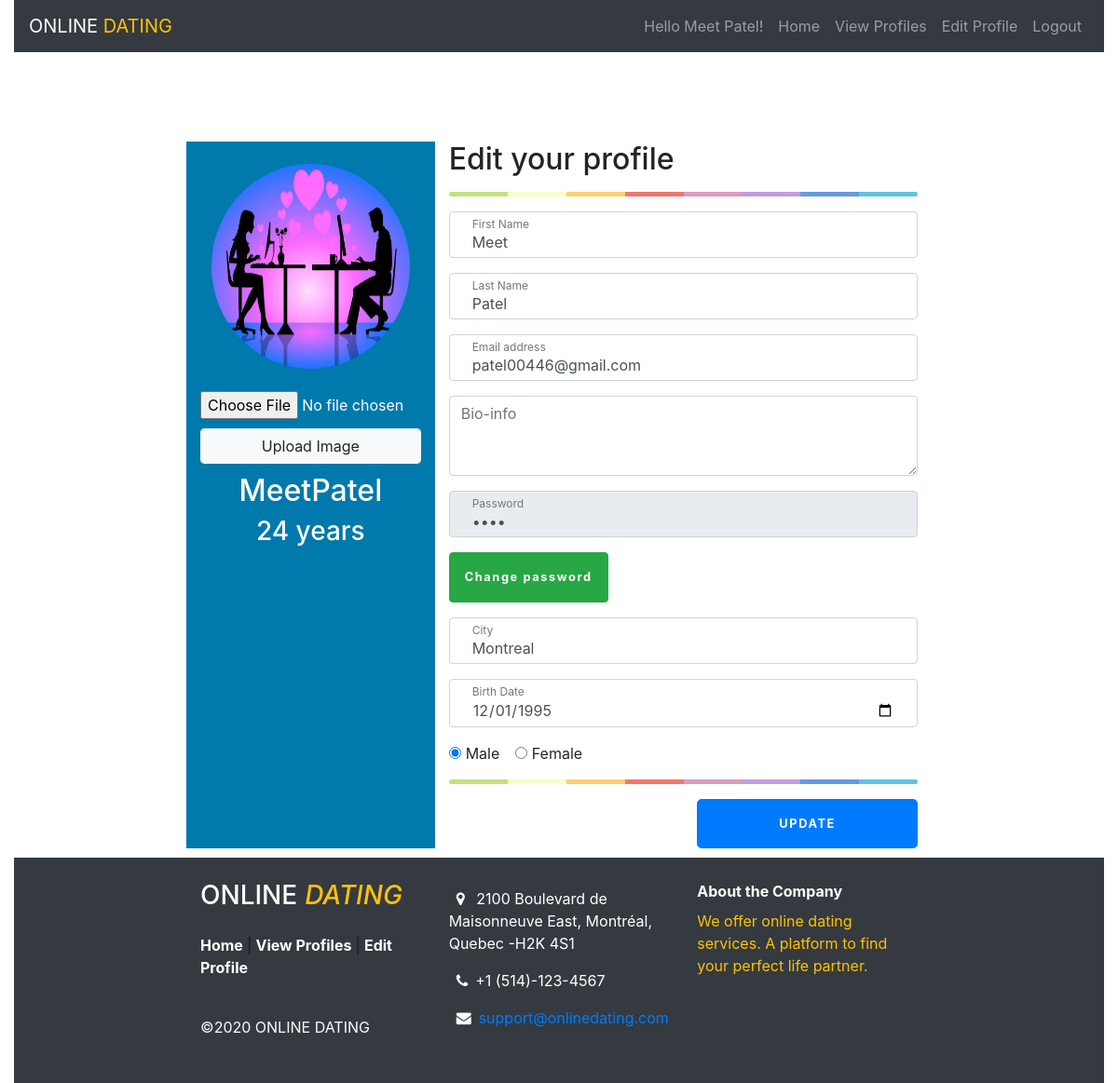
/edit-profile.php (signed in), run on the app's committed database.
### tables this page shows
CREATE TABLE `profile` (
  `id` int(50) NOT NULL,
  `email` varchar(500) NOT NULL,
  `password` varchar(500) NOT NULL,
  `firstName` varchar(50) NOT NULL,
  `lastName` varchar(50) NOT NULL,
  `city` varchar(50) NOT NULL,
  `bio` varchar(500) NOT NULL,
  `birthDate` date NOT NULL,
  `gender` varchar(50) NOT NULL,
  `imgUrl` text NOT NULL,
  `user_role` text NOT NULL,
  `created_date` datetime NOT NULL DEFAULT current_timestamp(),
  `modified_date` datetime DEFAULT NULL
);

### helper/helperFunctions.php (called while the page is built, shortened)
<?php
function IsVariableIsSetOrEmpty($variableToCheck): bool
{
    return false;
}

### edit-profile.php (the view, shortened to what this page needs)
<?php
include("./helper/helperFunctions.php");
$connection = getConnection();
$errors = array();
$firstName = '';
$lastName = '';
$email = '';
$city = '';
$password = '';
$birthDate = '';
$bio = '';
$gender = '';
$image = '';
if ($_SESSION['userId']) {
    $userId = $_SESSION['userId'];
    $query = "SELECT * from profile WHERE id = '$userId'";
    $stmt = $connection->prepare($query);
    $stmt->execute();
    $count = $stmt->rowCount();
    $row = $stmt->fetch(PDO::FETCH_ASSOC);
    if ($count === 0 || $row <= 2) {
        array_push($errors, 'Error fetching Data');
    } else {
        $firstName = $row['firstName'];
        $password = $row['password'];
        $lastName = $row['lastName'];
        $email = $row['email'];
        $bio = $row['bio'];
        $city = $row['city'];
        $birthDate = $row['birthDate'];
        $gender = $row['gender'];
        $image = $row['imgUrl'];
        $birthday = new DateTime($row["birthDate"]);
        $today = new Datetime(date('y-d-m'));
        $diff = $today->diff($birthday);
    }
}
?>
<!doctype html>
<html lang="en">
<head>
    <?php include("./includes/header.php") ?>
    <link href="./css/style.css" rel="stylesheet" type="text/css">
</head>
<body>
<div class="container-fluid wrapper">
    <?php
    include("./includes/nav-bar.php")
    ?>
    <div class="container">
        <br>
        <br>
        <div class="row" id="main">
            <div class="col-md-4 well" id="leftPanel">
                <div class="row">
                    <div class="col-md-12">
                        <br>
                        <img src="<?php echo $image; ?>" height="220px" width="90%" alt="avatar" class="rounded-circle">
                    </div>
                </div>
                <div class="row mb-10">
                    <div class="col-md-12">
                        <form action="edit-profile.php" method="post" enctype="multipart/form-data">
                            <br>
                            <input accept="image/*" name="newImageFileUploadControl" type="file" class=" mb-10">
                            <input type="submit" name="uploadImage" class="form-control btn btn-light"
                                   value="Upload Image"/>
                        </form>
                    </div>
                </div>
                <div class="row">
                    <div class="col-md-12">
                        <h2><?php echo $firstName ?><?php echo $lastName ?> </h2>
                    </div>
                </div>
                <div class="row">
                    <div class="col-md-12">
                        <h3><?php echo "$diff->y years"; ?></h3>
                    </div>
                </div>
                <div class="row">
                    <div class="col-md-12">
                    </div>
                </div>
            </div>
            <div class="col-md-8 well" id="rightPanel">
                <div class="row">
                    <div class="col-md-12">
                        <form class="form-signin" action="edit-profile.php" method="post" enctype="multipart/form-data">
                            <h2>Edit your profile</h2>
                            <hr class="colorgraph">
                            <div class="form-label-group">
                                <input type="text" name="firstName" id="firstName" class="form-control"
                                       placeholder="First Name" value="<?php echo $firstName; ?>">
                                <label for="firstName">First Name</label>
                            </div>
                            <div class="form-label-group">
                                <input type="text" id="lastName" name="lastName" class="form-control"
                                       placeholder="Last Name" value="<?php echo $lastName; ?>">
                                <label for="lastName">Last Name</label>
                            </div>
                            <div class="form-label-group">
                                <input type="email" name="email" id="inputEmail" class="form-control"
                                       placeholder="Email address" pattern="^[\w-\.]+@([\w-]+\.)+[\w-]{2,4}$"
                                       value="<?php echo $email; ?>">
                                <label for="inputEmail">Email address</label>
                            </div>
                            <div class="form-label-group">
                                <textarea class="form-control" name="bio" id="exampleFormControlTextarea1" rows="3"
                                          placeholder="Bio-info"><?php echo $bio; ?></textarea>
                            </div>
                            <div class="form-label-group">
                                <input type="password" name="password" id="inputPassword" class="form-control"
                                       placeholder="Password" value="<?php echo $password; ?>" disabled>
                                <label for="inputPassword">Password</label>
                            </div>
                            <div class="form-label-group">
                                <button type="button" class="btn btn-success" data-toggle="modal"
                                        data-target="#changePasswordModal">
                                    Change password
                                </button>
                            </div>
                            <div class="form-label-group">
                                <input type="type" id="city" name="city" class="form-control"
                                       value="<?php echo $city; ?>">
                                <label for="city">City</label>
                            </div>
                            <div class="form-label-group">
                                <input type="date" id="birthDate" name="birthDate" class="form-control"
                                       value="<?php echo $birthDate; ?>">
                                <label for="birthDate">Birth Date</label>
                            </div>
                            <div class="form-group">
                                <div class="form-check form-check-inline">
                                    <input class="form-check-input" type="radio" name="gender" id="gender"
                                           value="male" <?php if ($gender === "male") {
                                        echo "checked";
                                    } ?>>
                                    <label class="form-check-label" for="male">Male</label>
                                </div>
                                <div class="form-check form-check-inline">
                                    <input class="form-check-input" type="radio" name="gender" id="gender"
                                           value="female" <?php if ($gender === "female") {
                                        echo "checked";
                                    } ?>>
                                    <label class="form-check-label" for="female">Female</label>
                                </div>
                            </div>
                            <hr class="colorgraph">
                            <div class="row">
                                <div class="col-xs-12 col-md-6"></div>
                                <div class="col-xs-12 col-md-6">
                                    <button class="btn btn-lg btn-primary btn-block text-uppercase" name="Submit"
                                            type="submit">Update
                                    </button>
                                </div>
                            </div>
                        </form>
                    </div>
                </div>
            </div>
        </div>
    </div>
    <?php include("./includes/footer.php") ?>
</div>
</body>
</html>

### includes/nav-bar.php (shortened to what this page needs)
<?php
include_once("./helper/helperFunctions.php");
$userId = 0;
$user = [];
if (isset($_SESSION["userId"])) {
    $userId = !IsVariableIsSetOrEmpty($_SESSION['userId']) ? $_SESSION['userId'] : 0;
    $user = $userId !== 0 && !IsVariableIsSetOrEmpty($_SESSION['user']) ? $_SESSION['user'] : [];
}
?>
<header>
    <nav class="navbar navbar-dark bg-dark navbar-expand-sm">
        <a class="navbar-brand" href="./index.php">
            ONLINE <span class="text-warning ">DATING</span>
        </a>
        <div class="collapse navbar-collapse justify-content-end" id="navbar-list-2">
            <ul class="navbar-nav">
                <?php
                if ($userId !== 0 && count($user) > 0) {
                    ?>
                    <li class="nav-item">
                        <a class="nav-link" href="#"
                           onclick="return false">Hello <?= $user["firstName"] . " " . $user["lastName"] ?>!</a>
                    </li>
                    <?php
                }
                ?>
                <li class="nav-item">
                    <a class="nav-link" href="./index.php">Home</a>
                </li>
                <li class="nav-item">
                    <a class="nav-link" href="./view-profiles.php">View Profiles</a>
                </li>
                <?php
                if ($userId !== 0) {
                    ?>
                    <li class="nav-item">
                        <a class="nav-link" href="./edit-profile.php">Edit Profile</a>
                    </li>
                    <li class="nav-item">
                        <a class="nav-link" href="./logout.php">Logout</a>
                    </li>
                    <?php
                }
                ?>
            </ul>
        </div>
    </nav>
</header>

### css/style.css (style rules this page uses)
:root { --input-padding-x: 1.5rem; --input-padding-y: .75rem; }
.form-signin { width: 100%; }
.form-signin .btn { font-size: 80%; letter-spacing: .1rem; font-weight: bold; padding: 1rem; transition: all 0.2s; }
.form-label-group { position: relative; margin-bottom: 1rem; }
.form-label-group input { height: auto; }
.form-label-group > input, .form-label-group > label { padding: var(--input-padding-y) var(--input-padding-x); }
.form-label-group > label { position: absolute; top: 0; left: 0; display: block; width: 100%; margin-bottom: 0; line-height: 1.5; color: #495057; border: 1px solid transparent; transition: all .1s ease-in-out; }
.form-label-group input::placeholder { color: transparent; }
.form-label-group input:not(:placeholder-shown) { padding-top: calc(var(--input-padding-y) + var(--input-padding-y) * (2 / 3)); padding-bottom: calc(var(--input-padding-y) / 3); }
.form-label-group input:not(:placeholder-shown) ~ label { padding-top: calc(var(--input-padding-y) / 3); padding-bottom: calc(var(--input-padding-y) / 3); font-size: 12px; color: #777; }
.mb-10 { margin-bottom: 10px; }
#leftPanel { background-color: #0079ac; color: #fff; text-align: center; }
#rightPanel { min-height: 415px; }
.colorgraph { height: 5px; border-top: 0; background: #c4e17f; border-radius: 5px; background-image: -webkit-linear-gradient(left, #c4e17f, #c4e17f 12.5%, #f7fdca 12.5%, #f7fdca 25%, #fecf71 25%, #fecf71 37.5%, #f0776c 37.5%, #f0776c 50%, #db9dbe 50%, #db9dbe 62.5%, #c49cde 62.5%, #c49cde 75%, #669ae1 75%, #669ae1 87.5%, #62c2e4 87.5%, #62c2e4); background-image: -moz-linear-gradient(left, #c4e17f, #c4e17f 12.5%, #f7fdca 12.5%, #f7fdca 25%, #fecf71 25%, #fecf71 37.5%, #f0776c 37.5%, #f0776c 50%, #db9dbe 50%, #db9dbe 62.5%, #c49cde 62.5%, #c49cde 75%, #669ae1 75%, #669ae1 87.5%, #62c2e4 87.5%, #62c2e4); background-image: -o-linear-gradient(left, #c4e17f, #c4e17f 12.5%, #f7fdca 12.5%, #f7fdca 25%, #fecf71 25%, #fecf71 37.5%, #f0776c 37.5%, #f0776c 50%, #db9dbe 50%, #db9dbe 62.5%, #c49cde 62.5%, #c49cde 75%, #669ae1 75%, #669ae1 87.5%, #62c2e4 87.5%, #62c2e4); background-image: linear-gradient(to right, #c4e17f, #c4e17f 12.5%, #f7fdca 12.5%, #f7fdca 25%, #fecf71 25%, #fecf71 37.5%, #f0776c 37.5%, #f0776c 50%, #db9dbe 50%, #db9dbe 62.5%, #c49cde 62.5%, #c49cde 75%, #669ae1 75%, #669ae1 87.5%, #62c2e4 87.5%, #62c2e4); }
.container { position: relative; max-width: 800px; margin: 0 auto; }

### data on the page
profile: firstName "Meet", lastName "Patel", imgUrl (picture), birthDate "24", email "patel00446@gmail.com", city "Montreal", birthDate "12/01/1995", gender "☑"
